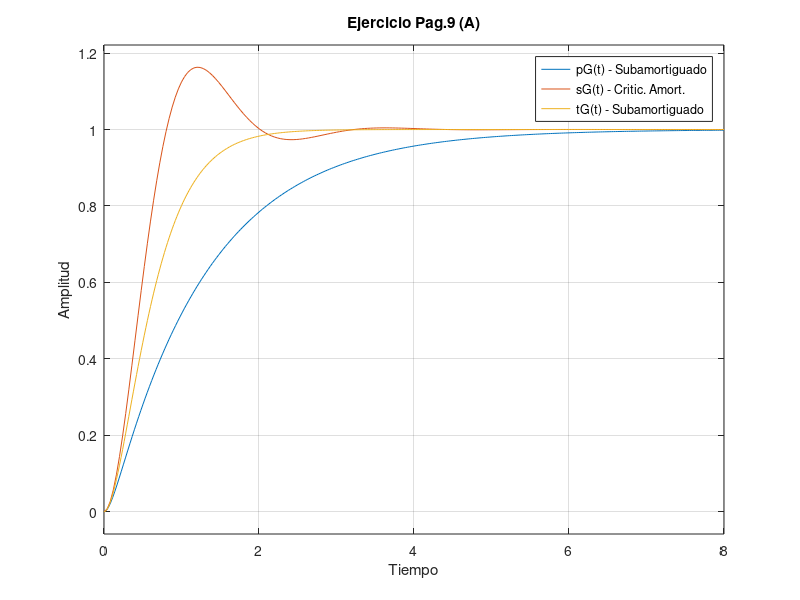
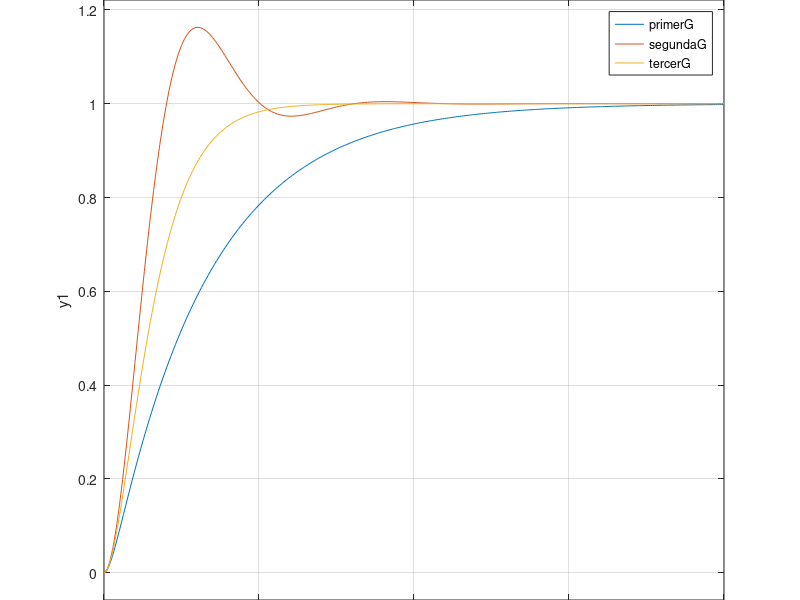

Reproduce these figures in MATLAB, in order. (Note: this script raises an error after producing the figures.)
%% Ejercicio de Funciones de Transferencia
%   Sobreamortiguado: avanza lentamente hacia el equilibrio
%   Critc. amortiguado: se mueve lo mas rapidamente posible hacia el equilibrio, sin fluctuar sobre él
%   Subamortiguado: movimiento oscilatorio hasta que regresa a su posicion de equilibrio

s = tf("s");

%---Ejercicio 1.A---
primerG = 9 / (s^2 + 12*s + 9);

%---Ejercicio 2.A---
segundaG = 9 / (s^2+ 3*s + 9);

%---Ejercicio 3.A---
tercerG = 9 / (s^2 + 6*s + 9);


% Graficas del A)
figure(1)
    step(primerG, segundaG, tercerG)
    title('Ejercicio Pag.9 (A)')
    ylabel('Amplitud')
    xlabel('Tiempo')
    legend('pG(t) - Subamortiguado', 'sG(t) - Critic. Amort.', 'tG(t) - Subamortiguado')

% Medidas de Rendimiento B)
[y, t] = step(primerG);
[y, t] = step(segundaG);
[y, t] = step(tercerG);
figure(2)
    step(primerG, segundaG, tercerG)
    title('EjB - Valor en estado estable = ' + num2str(round(y(end)), 2));

grid on

%% SSO Entrada Impulso

z = '';
k = 1;

p = [-2 + 3.5i, -2 - 3.5i];
[num, den] = zp2tf(z,p,k);
FTG = tf(num, den)

p = [-2 + 5i, -2 - 5i];
[num1, den1] = zp2tf(z,p,k);
FTG1 = tf(num1, den1)

p = [-2 + 6.5i, -2 - 6.5i];
[num2, den2] = zp2tf(z,p,k);
FTG2 = tf(num2, den2)

impulse(FTG, FTG1, FTG2, 'k')
    title('SSO - Entrada Impulso')
    xlabel("Tiempo")
    ylabel("Amplitud")

